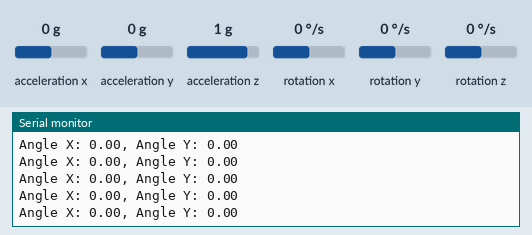
Simulated run of this sketch. Board: ESP32. On the bench: the last lines printed to the serial monitor. The inputs (shaded band) are chosen by the test bench; at power-on: acceleration x 0 g, acceleration y 0 g, acceleration z 1 g, rotation x 0 °/s, rotation y 0 °/s, rotation z 0 °/s.

Above: at 1.2 s.
1.3 s: acceleration x set to -1.4 g
At 1.33 s:
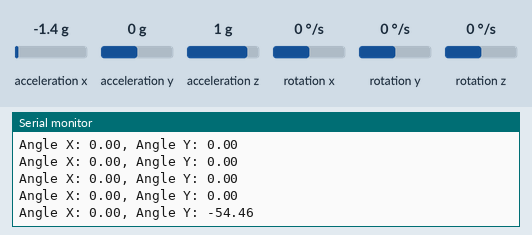
2.8 s: acceleration y set to -1.4 g
At 2.86 s:
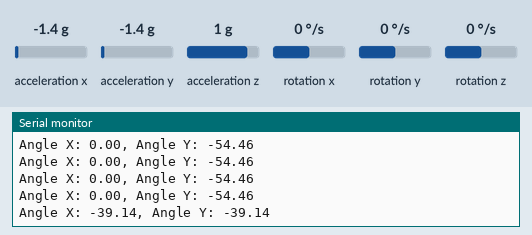
4.3 s: acceleration z set to -1.4 g
At 4.39 s:
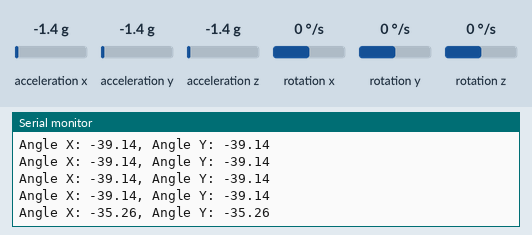
Timing chart, 0 to 7.3 s (numbered marks = the images above; inputs shaded):
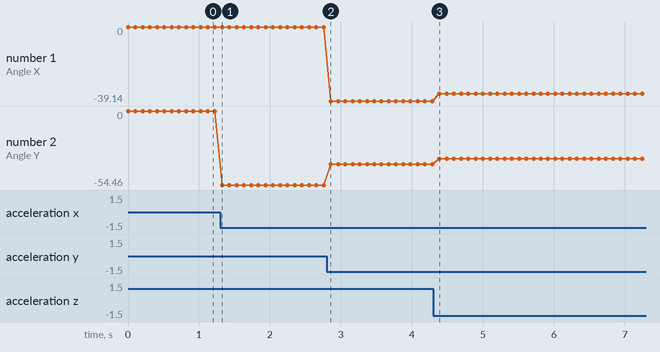

Measured:
- after the input at 1.3 s, the serial monitor: prints a new line at once (image 1)
- after the input at 2.8 s, the serial monitor: prints a new line after 0.06 s (image 2)
- after the input at 4.3 s, the serial monitor: prints a new line after 0.09 s (image 3)
- plotted number 1: 0 → -39.14 after the input at 2.8 s, -39.14 → -35.26 after the input at 4.3 s
- plotted number 2: 0 → -54.46 after the input at 1.3 s, -54.46 → -39.14 after the input at 2.8 s, -39.14 → -35.26 after the input at 4.3 s

The sketch:

ex20_mpu9250.ino
```cpp
#include <MPU9250_asukiaaa.h>

#ifdef _ESP32_HAL_I2C_H_
#define SDA_PIN 21
#define SCL_PIN 22
#endif

MPU9250_asukiaaa mySensor;
float aX, aY, aZ;

void setup() {
  Serial.begin(115200);
  while(!Serial);
  Serial.println("started");

#ifdef _ESP32_HAL_I2C_H_ // For ESP32
  Wire.begin(SDA_PIN, SCL_PIN);
  mySensor.setWire(&Wire);
#endif

  mySensor.beginAccel();
}

void loop() {
  int result = mySensor.accelUpdate();
  if (result == 0) {
    aX = mySensor.accelX();
    aY = mySensor.accelY();
    aZ = mySensor.accelZ();

    float angleX = atan2(aY, sqrt(aX * aX + aZ * aZ)) * 180 / PI;
    float angleY = atan2(aX, sqrt(aY * aY + aZ * aZ)) * 180 / PI;

    Serial.println("Angle X: " + String(angleX) + ", Angle Y: " + String(angleY));
  } else {
    Serial.println("Cannot read accel values " + String(result));
  }
  delay(100); // Update rate 10Hz
}
```
